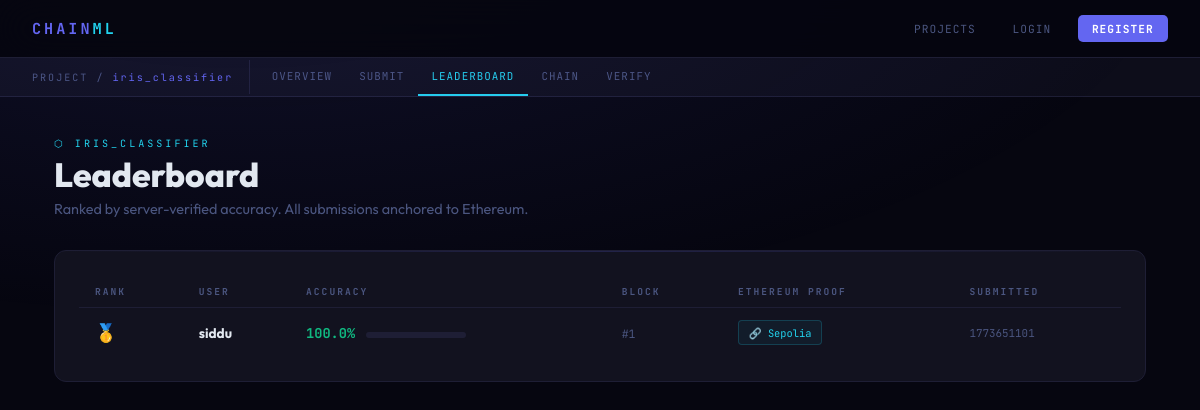
The app's page /project/1/leaderboard with its own data.
### tables this page shows
CREATE TABLE projects (
        id INTEGER PRIMARY KEY AUTOINCREMENT,
        owner_id INTEGER NOT NULL,
        name TEXT NOT NULL UNIQUE,
        description TEXT DEFAULT '',
        dataset_path TEXT NOT NULL,
        dataset_name TEXT NOT NULL,
        created_at REAL NOT NULL,
        FOREIGN KEY(owner_id) REFERENCES users(id));

CREATE TABLE submissions (
        id INTEGER PRIMARY KEY AUTOINCREMENT,
        project_id INTEGER NOT NULL,
        user_id INTEGER NOT NULL,
        model_filename TEXT NOT NULL,
        model_path TEXT NOT NULL,
        model_hash TEXT NOT NULL,
        verified_accuracy REAL NOT NULL,
        combined_hash TEXT NOT NULL,
        eth_tx_hash TEXT NOT NULL,
        eth_tx_url TEXT NOT NULL,
        eth_mode TEXT NOT NULL DEFAULT 'mock',
        block_index INTEGER NOT NULL,
        previous_hash TEXT NOT NULL,
        submitted_at REAL NOT NULL,
        FOREIGN KEY(project_id) REFERENCES projects(id),
        FOREIGN KEY(user_id) REFERENCES users(id));

CREATE TABLE users (
        id INTEGER PRIMARY KEY AUTOINCREMENT,
        username TEXT NOT NULL UNIQUE,
        email TEXT NOT NULL UNIQUE,
        password_hash TEXT NOT NULL,
        created_at REAL NOT NULL);

### app.py (the view)
@app.route("/project/<int:pid>/leaderboard")
def leaderboard(pid):
    project = get_project(pid)
    if not project:
        return render_template("404.html"), 404
    return render_template("leaderboard.html", project=project,
        submissions=get_project_submissions(pid))

### app.py (called while the page is built)
@app.before_request
def load_user():
    uid = session.get("user_id")
    g.user = get_user_by_id(uid) if uid else None

@app.context_processor
def inject_user():
    return {"current_user": g.user}

### database.py (called while the page is built)
def get_conn():
    conn = sqlite3.connect(DB_PATH)
    conn.row_factory = sqlite3.Row
    conn.execute("PRAGMA foreign_keys = ON")
    return conn

def get_project(pid):
    conn = get_conn()
    row = conn.execute("""SELECT p.*, u.username AS owner_name
        FROM projects p JOIN users u ON p.owner_id=u.id WHERE p.id=?""", (pid,)).fetchone()
    conn.close(); return dict(row) if row else None

def get_project_submissions(pid):
    conn = get_conn()
    rows = conn.execute("""SELECT s.*, u.username FROM submissions s
        JOIN users u ON s.user_id=u.id WHERE s.project_id=?
        ORDER BY s.verified_accuracy DESC, s.submitted_at ASC""", (pid,)).fetchall()
    conn.close(); return [dict(r) for r in rows]

### templates/leaderboard.html (shortened to what this page needs)
{% extends "base.html" %}
{% block subnav %}
<div class="subnav">
  <div class="subnav-label">PROJECT / <span>{{ project.name }}</span></div>
  <a href="/project/{{ project.id }}">Overview</a>
  <a href="/project/{{ project.id }}/submit">Submit</a>
  <a href="/project/{{ project.id }}/leaderboard" class="active">Leaderboard</a>
  <a href="/project/{{ project.id }}/chain">Chain</a>
  <a href="/project/{{ project.id }}/verify">Verify</a>
</div>
{% endblock %}
{% block content %}
<div class="ph"><div class="ph-eye">⬡ {{ project.name }}</div><h1>Leaderboard</h1>
<p>Ranked by server-verified accuracy. All submissions anchored to Ethereum.</p></div>
{% if submissions %}
<div class="card">
  <table class="tbl">
    <thead><tr><th>Rank</th><th>User</th><th>Accuracy</th><th>Block</th><th>Ethereum Proof</th><th>Submitted</th></tr></thead>
    <tbody>
    {% for s in submissions %}
    <tr>
      <td>
        {% if loop.index == 1 %}<span class="rank-icon">🥇</span>
        {% elif loop.index == 2 %}<span class="rank-icon">🥈</span>
        {% elif loop.index == 3 %}<span class="rank-icon">🥉</span>
        {% else %}<span style="font-family:var(--mono);color:var(--muted);font-size:.78rem">#{{ loop.index }}</span>{% endif %}
      </td>
      <td><strong>{{ s.username }}</strong></td>
      <td>
        <span style="font-family:var(--mono);font-weight:700;color:var(--green);">{{ "%.1f"|format(s.verified_accuracy*100) }}%</span>
        <span class="acc-bar-wrap"><span class="acc-bar" style="width:{{ s.verified_accuracy*100 }}%;"></span></span>
      </td>
      <td><span style="font-family:var(--mono);font-size:.72rem;color:var(--muted);">#{{ s.block_index }}</span></td>
      <td>
        <a href="{{ s.eth_tx_url }}" target="_blank" class="eth-link">
          {% if s.eth_mode == 'real' %}🔗 Sepolia{% else %}🔗 Mock{% endif %}
        </a>
      </td>
      <td style="font-family:var(--mono);font-size:.68rem;color:var(--muted);">{{ s.submitted_at|int }}</td>
    </tr>
    {% endfor %}
    </tbody>
  </table>
</div>
{% else %}
<div style="text-align:center;padding:3rem;color:var(--muted);">
  <div style="font-size:2.5rem;margin-bottom:.8rem">🏆</div>
  <p>No submissions yet. <a href="/project/{{ project.id }}/submit" style="color:var(--accent2);">Be the first!</a></p>
</div>
{% endif %}
{% endblock %}

### templates/base.html (style rules this page uses)
:root { --bg:#060610;--surface:#0d0d1a;--card:#12121f;--border:#1e1e35; --accent:#6366f1;--accent2:#22d3ee;--green:#10b981;--red:#f43f5e;--gold:#f59e0b; --text:#e2e8f0;--muted:#4b5680;--mono:'JetBrains Mono',monospace;--sans:'Outfit',sans-serif; }
* { margin:0;padding:0;box-sizing:border-box; }
body { background:var(--bg);color:var(--text);font-family:var(--sans);min-height:100vh; }
body::before { content:'';position:fixed;inset:0; background:radial-gradient(ellipse 80% 50% at 20% -10%,rgba(99,102,241,.12),transparent), radial-gradient(ellipse 60% 40% at 80% 110%,rgba(34,211,238,.08),transparent); pointer-events:none;z-index:0; }
.subnav { background:var(--surface);border-bottom:1px solid var(--border); display:flex;align-items:center;padding:0 2rem;overflow-x:auto; }
.subnav-label { font-family:var(--mono);font-size:.63rem;color:var(--muted);letter-spacing:2px; padding:.65rem 1rem .65rem 0;border-right:1px solid var(--border);margin-right:.5rem;white-space:nowrap; }
.subnav-label span { color:var(--accent); }
.subnav a { font-family:var(--mono);font-size:.68rem;color:var(--muted);text-decoration:none; padding:.7rem .85rem;border-bottom:2px solid transparent;letter-spacing:1px;text-transform:uppercase; transition:all .15s;white-space:nowrap; }
.subnav a.active { color:var(--accent2);border-bottom-color:var(--accent2); }
.ph { margin-bottom:2rem; }
.ph-eye { font-family:var(--mono);font-size:.63rem;letter-spacing:3px;text-transform:uppercase;color:var(--accent2);margin-bottom:.4rem; }
.ph h1 { font-size:2.1rem;font-weight:800;line-height:1.1; }
.ph p { color:var(--muted);font-size:.9rem;margin-top:.4rem; }
.card { background:var(--card);border:1px solid var(--border);border-radius:12px;padding:1.5rem;position:relative;overflow:hidden; }
.card::after { content:'';position:absolute;top:0;left:0;right:0;height:1px;background:linear-gradient(90deg,transparent,var(--accent),transparent);opacity:.2; }
.eth-link { display:inline-flex;align-items:center;gap:.4rem;font-family:var(--mono);font-size:.65rem; color:var(--accent2);text-decoration:none;border:1px solid rgba(34,211,238,.2); background:rgba(34,211,238,.05);padding:.28rem .6rem;border-radius:4px;transition:all .2s; }
.tbl { width:100%;border-collapse:collapse; }
.tbl th { font-family:var(--mono);font-size:.6rem;letter-spacing:2px;text-transform:uppercase; color:var(--muted);padding:.6rem 1rem;border-bottom:1px solid var(--border);text-align:left; }
.tbl td { padding:.75rem 1rem;border-bottom:1px solid var(--border);font-size:.85rem;vertical-align:middle; }
.tbl tr:last-child td { border-bottom:none; }

### templates/leaderboard.html (style rules this page uses)
.rank-icon { font-size:1.1rem; }
.acc-bar-wrap { width:100px;background:var(--border);border-radius:4px;height:6px;display:inline-block;vertical-align:middle;margin-left:.5rem; }

### records on screen
projects: name "iris_classifier", name "IRIS_CLASSIFIER"
submissions: username "siddu", s.verified_accuracy*100 "100.0", block_index "1", eth_mode "🔗 Sepolia", submitted_at "1773651101"
